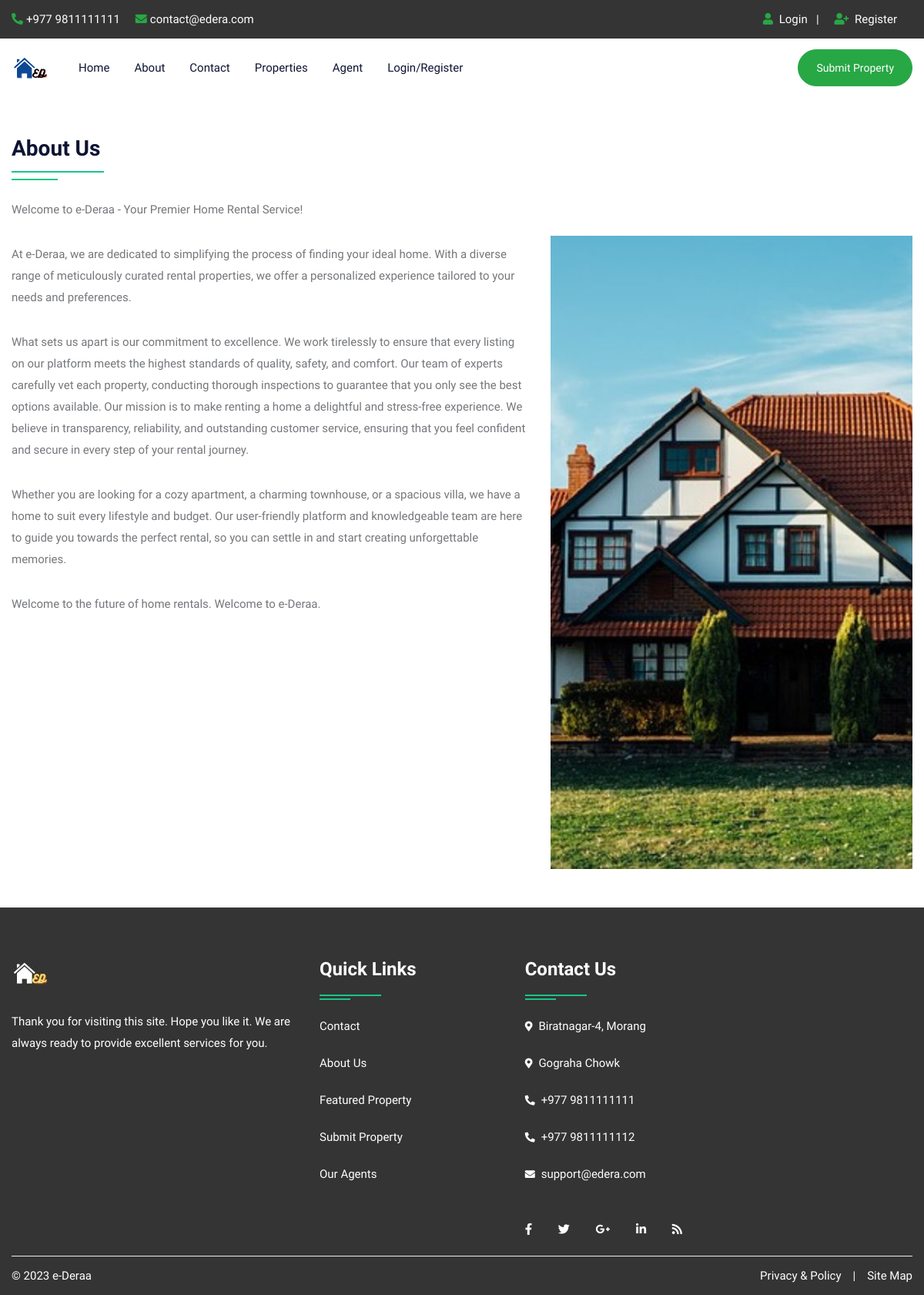
The page /about.php on the database as committed earlier.
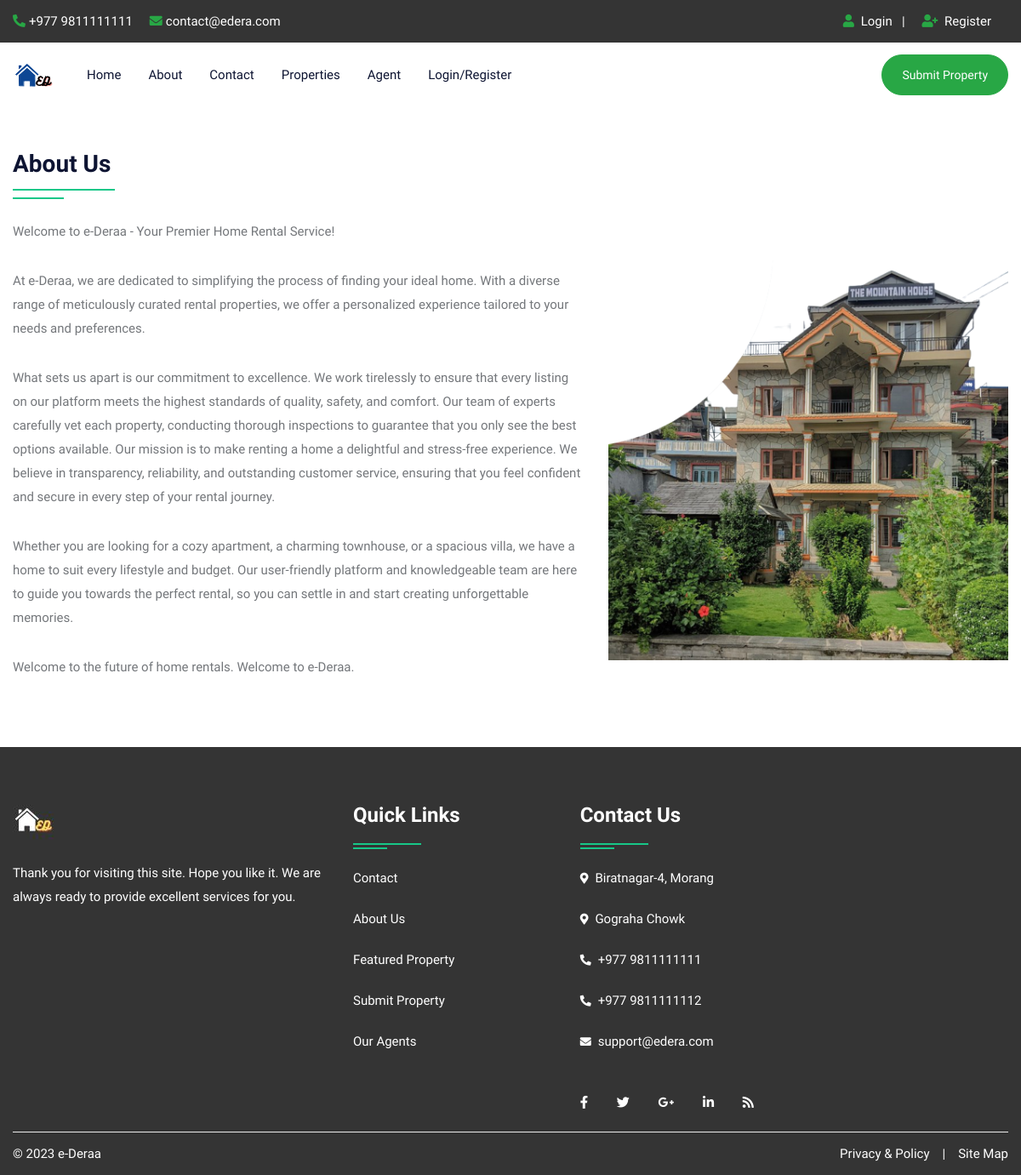
The same page on the database as committed later.
### tables this page shows
CREATE TABLE `about` (
  `id` int(10) NOT NULL,
  `title` varchar(100) NOT NULL,
  `content` longtext NOT NULL,
  `image` varchar(300) NOT NULL
);

### about.php (the view, shortened to what this page needs)
<!DOCTYPE html>
<html lang="en">
<head>
<link rel="stylesheet" type="text/css" href="css/bootstrap.min.css">
<link rel="stylesheet" type="text/css" href="css/bootstrap-slider.css">
<link rel="stylesheet" type="text/css" href="css/jquery-ui.css">
<link rel="stylesheet" type="text/css" href="css/layerslider.css">
<link rel="stylesheet" type="text/css" href="css/color.css" id="color-change">
<link rel="stylesheet" type="text/css" href="css/owl.carousel.min.css">
<link rel="stylesheet" type="text/css" href="css/font-awesome.min.css">
<link rel="stylesheet" type="text/css" href="fonts/flaticon/flaticon.css">
<link rel="stylesheet" type="text/css" href="css/style.css">
</head>
<body>
<div id="page-wrapper">
    <div class="row">
		<?php include("include/header.php");?>
        <div class="full-row">
            <div class="container">
				<?php
					$query=mysqli_query($con,"SELECT * FROM about");
					while($row=mysqli_fetch_array($query))
					{
				?>
				<div class="row">
                    <div class="col-md-12 col-lg-12">
                        <h3 class="double-down-line-left text-secondary position-relative pb-4 mb-4"><?php echo $row['1'];?></h3>
                    </div>
                </div>
                <div class="row about-company">
                    <div class="col-md-12 col-lg-7">
                        <div class="about-content">
                            <?php echo $row['2'];?>
                        </div>
                    </div>
                    <div class="col-md-12 col-lg-5 mt-5">
                        <div class="about-img"> <img src="admin/upload/<?php echo $row['3'];?>" alt="about image"> </div>
                    </div>
                </div>
				<?php } ?>
            </div>
        </div>
		<?php include("include/footer.php");?>
    </div>
</div>
</body>
</html>

### include/header.php (shortened to what this page needs)
<header id="header" class="transparent-header-modern fixed-header-bg-white w-100">
            <div class="top-header bg-secondary">
                <div class="container">
                    <div class="row">
                        <div class="col-md-8">
                            <ul class="top-contact list-text-white  d-table">
                                <li><a href="#"><i class="fas fa-phone-alt text-success mr-1"></i>+977 9811111111</a></li>
                                <li><a href="#"><i class="fas fa-envelope text-success mr-1"></i>contact@edera.com</a></li>
                            </ul>
                        </div>
                        <div class="col-md-4">
                            <div class="top-contact float-right">
                                <ul class="list-text-white d-table">
								<li><i class="fas fa-user text-success mr-1"></i>
								<?php  if(isset($_SESSION['uemail']))
								{ ?>
								<a href="logout.php">Logout</a>&nbsp;&nbsp;<?php } else { ?>
								<a href="login.php">Login</a>&nbsp;&nbsp;
								| </li>
								<li><i class="fas fa-user-plus text-success mr-1"></i><a href="register.php"> Register</li><?php } ?>
								</ul>
                            </div>
                        </div>
                    </div>
                </div>
            </div>
            <div class="main-nav secondary-nav hover-success-nav py-2">
                <div class="container">
                    <div class="row">
                        <div class="col-lg-12">
                            <nav class="navbar navbar-expand-lg navbar-light p-0"> <a class="navbar-brand position-relative" href="index.php"><img class="nav-logo" src="images/logo/hlogo.png" alt=""></a>
                                <div class="collapse navbar-collapse" id="navbarSupportedContent">
                                    <ul class="navbar-nav mr-auto">
                                        <li class="nav-item dropdown"> <a class="nav-link" href="index.php" role="button" aria-haspopup="true" aria-expanded="false">Home</a></li>
										<li class="nav-item"> <a class="nav-link" href="about.php">About</a> </li>
                                        <li class="nav-item"> <a class="nav-link" href="contact.php">Contact</a> </li>
                                        <li class="nav-item"> <a class="nav-link" href="property.php">Properties</a> </li>
                                        <li class="nav-item"> <a class="nav-link" href="agent.php">Agent</a> </li>
										<?php  if(isset($_SESSION['uemail']))
										{ ?>
										<li class="nav-item dropdown">
											<a class="nav-link dropdown-toggle" href="#" role="button" data-toggle="dropdown" aria-haspopup="true" aria-expanded="false">My Account</a>
											<ul class="dropdown-menu">
												<li class="nav-item"> <a class="nav-link" href="profile.php">Profile</a> </li>
												<li class="nav-item"> <a class="nav-link" href="feature.php">Your Property</a> </li>
												<li class="nav-item"> <a class="nav-link" href="logout.php">Logout</a> </li>
											</ul>
                                        </li>
										<?php } else { ?>
										<li class="nav-item"> <a class="nav-link" href="login.php">Login/Register</a> </li>
										<?php } ?>
                                    </ul>
									<a class="btn btn-success d-none d-xl-block" style="border-radius:30px;" href="submitproperty.php">Submit Property</a>
                                </div>
                            </nav>
                        </div>
                    </div>
                </div>
            </div>
        </header>

### include/footer.php
<footer class="full-row bg-secondary p-0">
            <div class="container">
                <div  class="row">
                    <div class="col-lg-12">
                        <div class="divider py-40">
                            <div class="row">
                                <div class="col-md-12 col-lg-4">
                                    <div class="footer-widget mb-4">
                                        <div class="footer-logo mb-4"> <a href="#"><img class="logo-bottom" src="images/logo/logowhite.jpg" alt="image"></a> </div>
                                        <p class="pb-20 text-white">Thank you for visiting this site. Hope you like it. We are always ready to provide excellent services for you.</p>
                                        </div>
                                </div>
                                <div class="col-md-12 col-lg-8">
                                    <div class="row">
                                        <div class="col-md-4 col-lg-4">
                                            <div class="footer-widget footer-nav mb-4">
                                                <h4 class="widget-title text-white double-down-line-left position-relative">Quick Links</h4>
                                                <ul class="hover-text-primary">
                                                    <li><a href="contact.php" class="text-white">Contact</a></li>
                                                    <li><a href="about.php" class="text-white">About Us</a></li>
                                                    <li><a href="#" class="text-white">Featured Property</a></li>
                                                    <li><a href="#" class="text-white">Submit Property</a></li>
                                                    <li><a href="agent.php" class="text-white">Our Agents</a></li>
                                                </ul>
                                            </div>
                                        </div>
                                        <div class="col-md-4 col-lg-4">
                                            <div class="footer-widget">
                                                <h4 class="widget-title text-white double-down-line-left position-relative">Contact Us</h4>
                                                <ul class="text-white">
                                                    <li class="hover-text-primary"><i class="fas fa-map-marker-alt text-white mr-2 font-13 mt-1"></i>Biratnagar-4, Morang</li>
                                                    <li class="hover-text-primary"><i class="fas fa-map-marker-alt text-white mr-2 font-13 mt-1"></i>Gograha Chowk</li>
                                                    <li class="hover-text-primary"> <i class="fas fa-phone-alt text-white mr-2 font-13 mt-1"></i>+977 9811111111</li>
													<li class="hover-text-primary"> <i class="fas fa-phone-alt text-white mr-2 font-13 mt-1"></i>+977 9811111112</li>
                                                    <li class="hover-text-primary"><i class="fas fa-envelope text-white mr-2 font-13 mt-1"></i>support@edera.com</li>
                                                </ul>
                                            </div>
                                            <div class="footer-widget media-widget mt-4 text-white hover-text-primary"> <a href="#"><i class="fab fa-facebook-f"></i></a> <a href="#"><i class="fab fa-twitter"></i></a> <a href="#"><i class="fab fa-google-plus-g"></i></a> <a href="#"><i class="fab fa-linkedin-in"></i></a> <a href="#"><i class="fas fa-rss"></i></a> </div>
                                        </div>
                                    </div>
                                </div>
                            </div>
                        </div>
                    </div>
                </div>
                <div class="row copyright">
                    <div class="col-sm-6"> <span class="text-white">© <?php echo date('Y');?> e-Deraa</span> </div>
                    <div class="col-sm-6">
                        <ul class="line-menu text-white hover-text-primary float-right">
                            <li><a href="#">Privacy & Policy</a></li>
                            <li>|</li>
                            <li><a href="#"> Site Map</a></li>
                        </ul>
                    </div>
                </div>
            </div>
        </footer>

### css/color.css (style rules this page uses)
:root { --theme-ordinary-color: #74777b; }
:root { --theme-primary-color: #17c788; }
:root { --theme-secondary-color: #0d1432; }
:root { --theme-white-color: #fff; }
:root { --theme-light-color: #f8f8f8; }
:root { --theme-gray-color: #f5f5f5; }
:root { --theme-footer-color: #091b4b; }
:root { --theme-dark-color: #091b4b; }
:root { --text-light-color: #a3a7af; }
:root { --theme-primary-opacity-color: rgba(11, 191, 141, .8); }
:root { --theme-secondary-opacity-color: rgba(13,20,50,0.7); }
:root { --theme-white-opacity-color: rgba(255, 255, 255, 0.3); }
:root { --theme-dark-opacity-color: rgba(0, 0, 0, 0.5); }
:root { --theme-ordinary-font: 'Muli', sans-serif; }
:root { --theme-highlight-font: 'Comfortaa', cursive; }

Rows that differ between the two databases and show on the page:
changed about "About Us": image: a different picture
